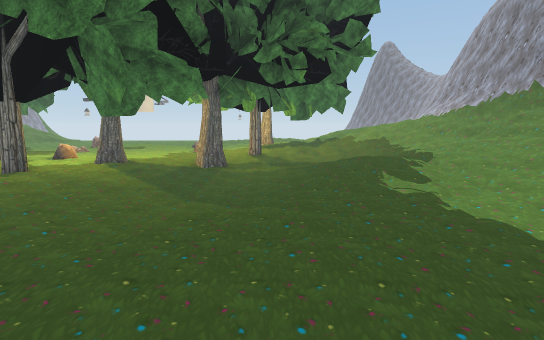
[1] (above)

19 first-person views from a walk through a scene from a Unity 3-D project. The camera is 1.5 m above the floor, tilts 8° down and sees 80° across. The floor is counted in squares, 1 m on a side. Each view is taken from the middle of a square. On the plan, view 1 faces up. The plan holds only what a view shows up to about 15 squares ahead; the rest is blank. The place goes on beyond the plan. Some surface patterns are stand-ins.

[2]
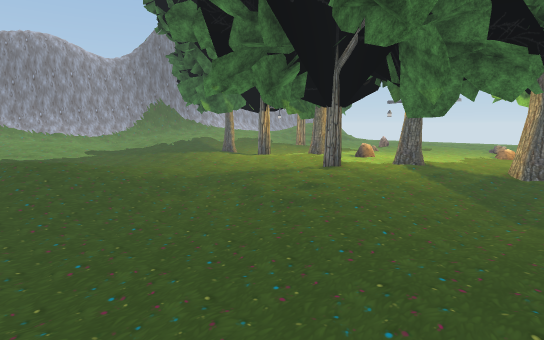

[3]
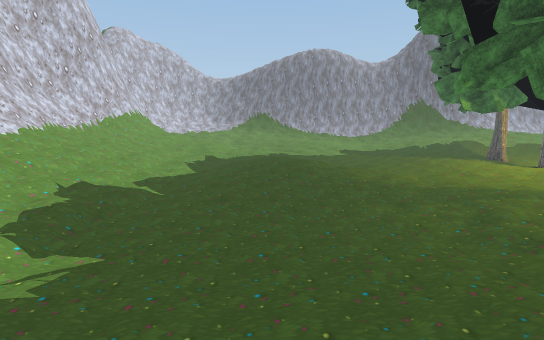

[4]
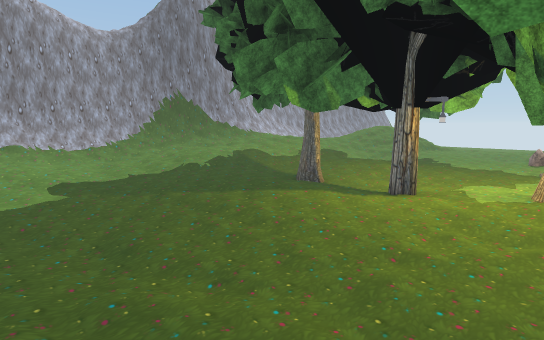

[5]
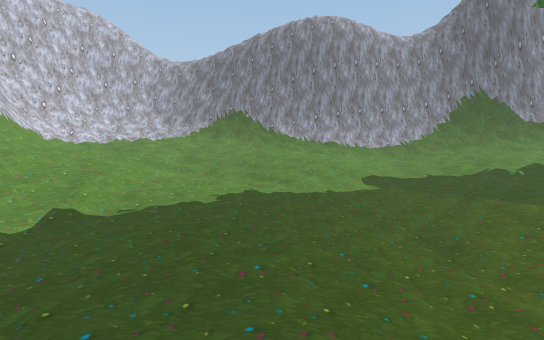

[6]
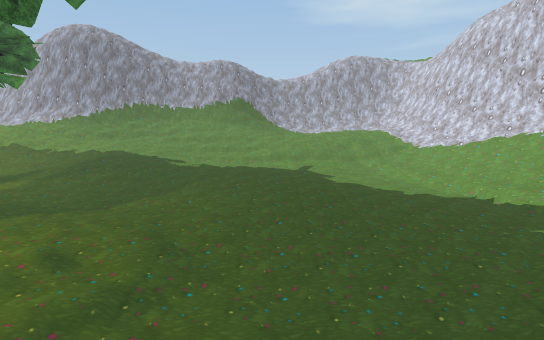

[7]
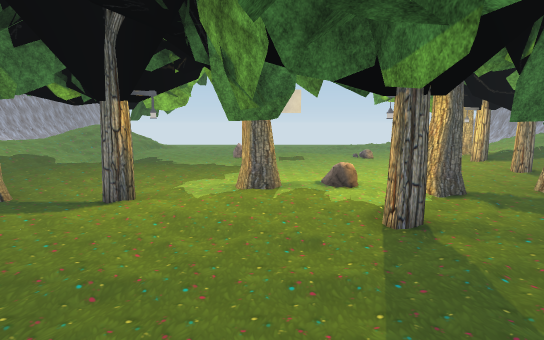

[8]
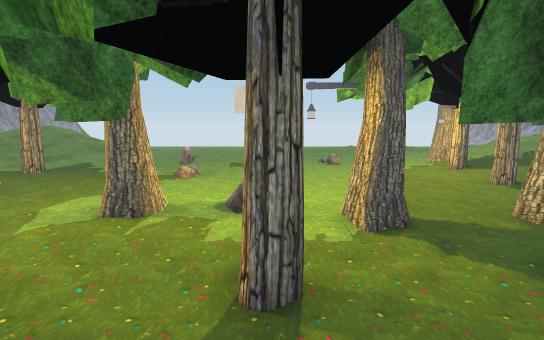

[9]
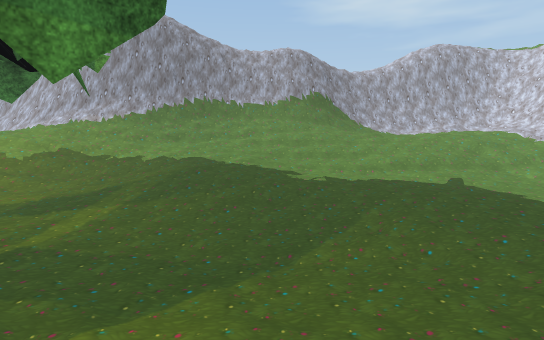

[10]
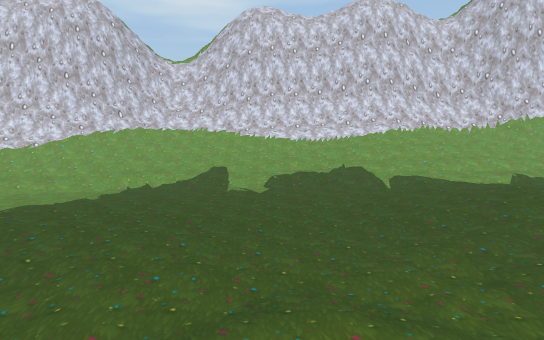

[11]
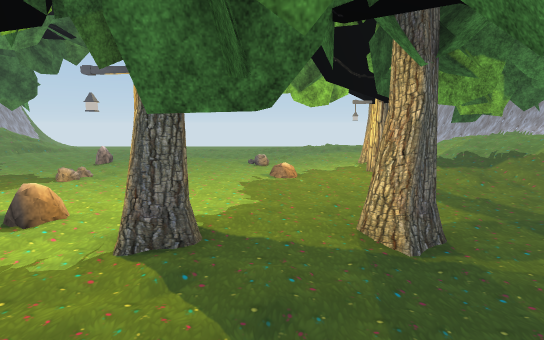

[12]
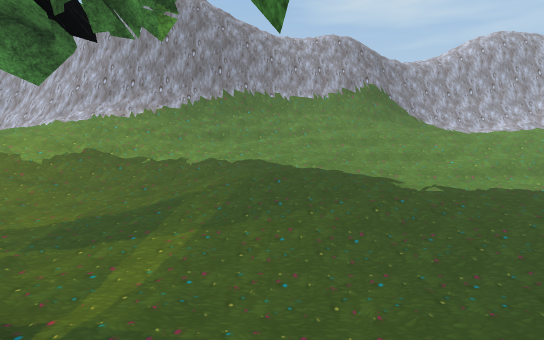

[13]
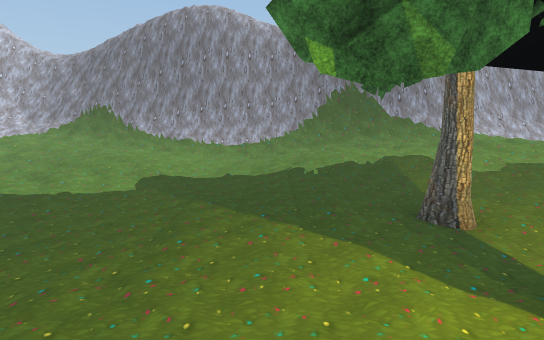

[14]
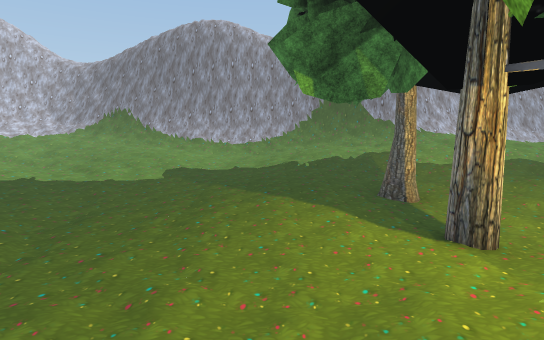

[15]
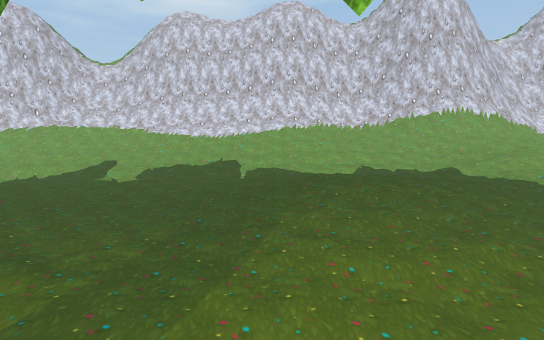

[16]
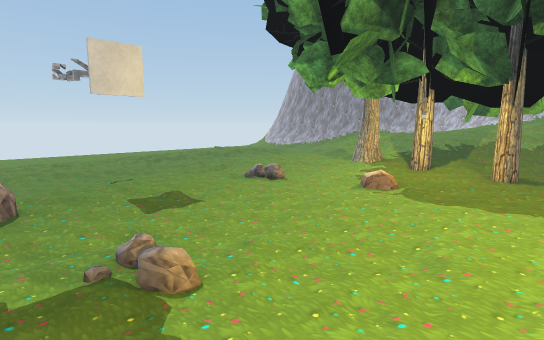

[17]
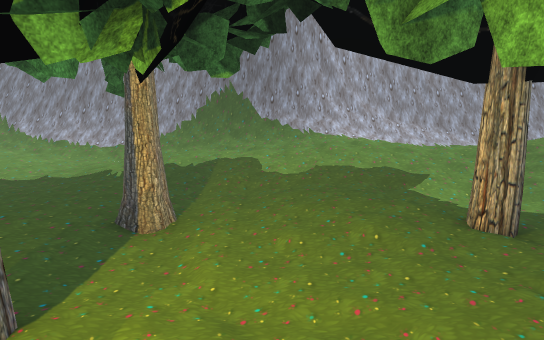

[18]
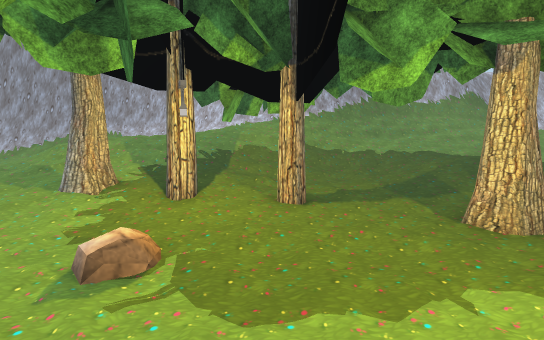

[19]
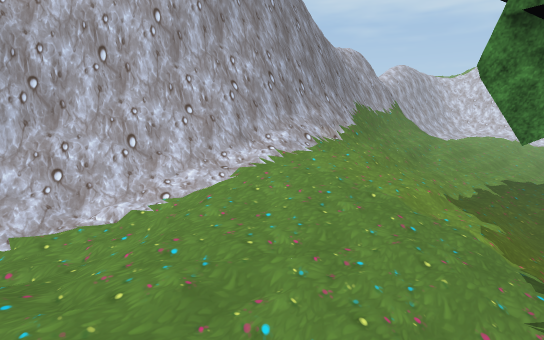

### Floor plan
Key: @ floor where view 1 was taken; # wall or solid block; . main floor; : floor 0.25 m higher than the main floor; - floor 0.25 m lower than the main floor; + floor 0.5 m higher than the main floor; * floor 0.75 m higher than the main floor; % floor 1 m higher than the main floor; & floor 1.25 m higher than the main floor; $ floor 1.75 m higher than the main floor; / step, stairs or slope; = window, fence, low wall or low ledge; T tree; R rock; O other object.
Columns run from 24 left of view 1 to 11 right of it. Each row starts with its distance up from view 1.
 20 #=/  /// ..--R..... R--./: +/%/+=##
 19 ##/ *///-T-----.-.--R--TT::+/%//=##
 18 #=/ *///---------------.::: %%//=#
 17 ##/**///-..--.------TR.#.:T/T%&/##
 16 ##/%*+:........--.-.--O#.TTT/%//##
 15  #=**/:.........-....--T./T////=##
 14  #=**/:.../---.......--T---////$##
 13  #/*+/....----........-----////=##
 12 ##/++//..----....R...-#----.////##
 11 ##/++:/.-#--O.TTRRTT.TT--.../+//=#
 10 ##//+:/T...-...T....T----./::/*/=##
  9 #=//::...........#.T-----//::+///##
  8 #=/:::...............---/./::+///=#
  7 #=/..................----/::::+//=#
  6 #=:....-------.......----....:+//=#
  5 #/:::..------........--/.....:///=##
  4 #=:::..-----....----..-......:////##
  3 #/+::/..---.....-----........//%%/=#
  2 #/++/.......:://-----.....--.//%%/=#
  1 =/+///.....:::/..----....---.//%%/=#
  0 =///....:...::/..-------@---.///%/=#
 -1 ///////:..../...-----------///////=#
 -2 /*/////+/:.//....////--///..////&/=#
 -3 /*/+:/+//+////////......///////// ##
 -4 //*+//*////////////////////=#====#
 -5 ///*//===/////////////////=#######
 -6 #====######====#======//=####
 -7 ######   ##################
 -8   ##                 ####

Positions as (right, up) in squares from view 1, and headings:
1: (0, 0), facing up
2: (-1, 0), facing up-left
3: (-1, 1), facing left
4: (-9, 3), facing up-left
5: (-9, 2), facing left
6: (-9, 3), facing right
7: (-9, 4), facing up
8: (-7, 6), facing up
9: (-6, 7), facing right
10: (-5, 7), facing down
11: (-4, 7), facing up
12: (-4, 9), facing right
13: (-10, 8), facing left
14: (-8, 8), facing left
15: (-9, 8), facing down
16: (-11, 13), facing up-right
17: (-10, 13), facing left
18: (-7, 15), facing right
19: (3, 20), facing down-right
